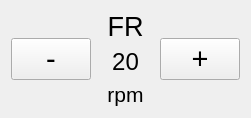
       <widget class="QWidget" name="layoutWidget">
        <property name="geometry">
         <rect>
          <x>480</x>
          <y>120</y>
          <width>251</width>
          <height>71</height>
         </rect>
        </property>
        <layout class="QHBoxLayout" name="horizontalLayout_2">
         <item>
          <widget class="QPushButton" name="pushButton_minFR">
           <property name="font">
            <font>
             <pointsize>22</pointsize>
             <underline>false</underline>
            </font>
           </property>
           <property name="text">
            <string>-</string>
           </property>
          </widget>
         </item>
         <item>
          <layout class="QVBoxLayout" name="verticalLayout_2">
           <item>
            <widget class="QLabel" name="label_10">
             <property name="font">
              <font>
               <pointsize>20</pointsize>
              </font>
             </property>
             <property name="layoutDirection">
              <enum>Qt::LeftToRight</enum>
             </property>
             <property name="text">
              <string>FR</string>
             </property>
             <property name="alignment">
              <set>Qt::AlignCenter</set>
             </property>
            </widget>
           </item>
           <item>
            <widget class="QLabel" name="label_fr">
             <property name="font">
              <font>
               <pointsize>18</pointsize>
              </font>
             </property>
             <property name="layoutDirection">
              <enum>Qt::LeftToRight</enum>
             </property>
             <property name="text">
              <string>20</string>
             </property>
             <property name="alignment">
              <set>Qt::AlignCenter</set>
             </property>
            </widget>
           </item>
           <item>
            <widget class="QLabel" name="label_11">
             <property name="font">
              <font>
               <pointsize>16</pointsize>
              </font>
             </property>
             <property name="layoutDirection">
              <enum>Qt::LeftToRight</enum>
             </property>
             <property name="text">
              <string>rpm</string>
             </property>
             <property name="alignment">
              <set>Qt::AlignCenter</set>
             </property>
            </widget>
           </item>
          </layout>
         </item>
         <item>
          <widget class="QPushButton" name="pushButton_moreFR">
           <property name="font">
            <font>
             <pointsize>22</pointsize>
            </font>
           </property>
           <property name="text">
            <string>+</string>
           </property>
          </widget>
         </item>
        </layout>
       </widget>
